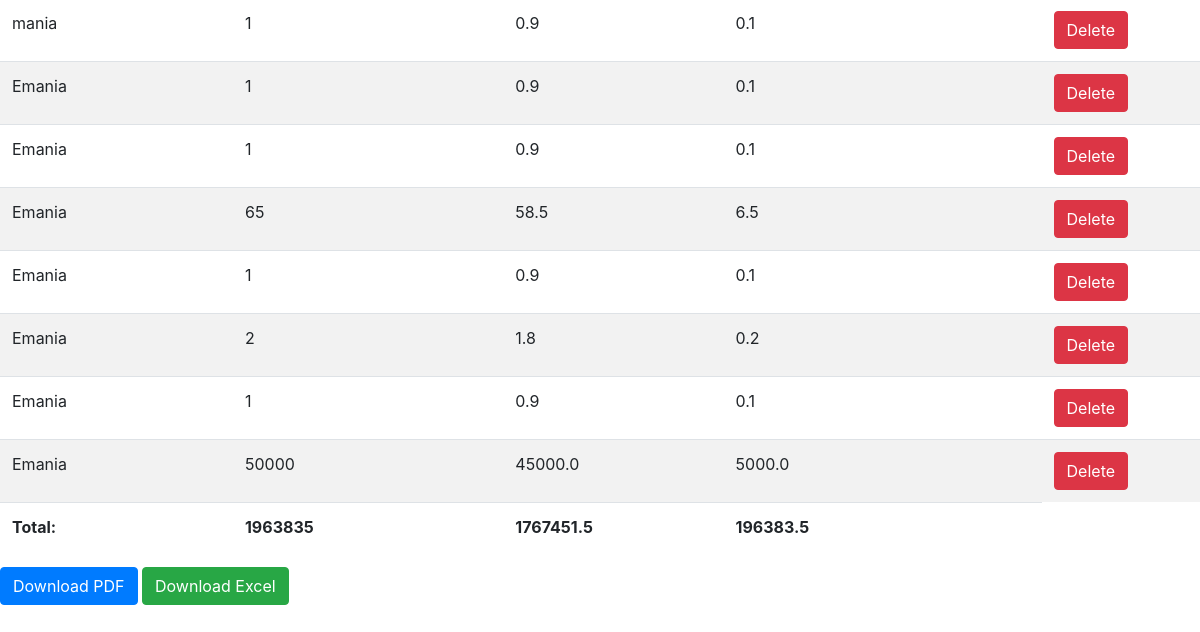
/reports/transaction_list/ (lower part), run on an earlier commit of the app's database.
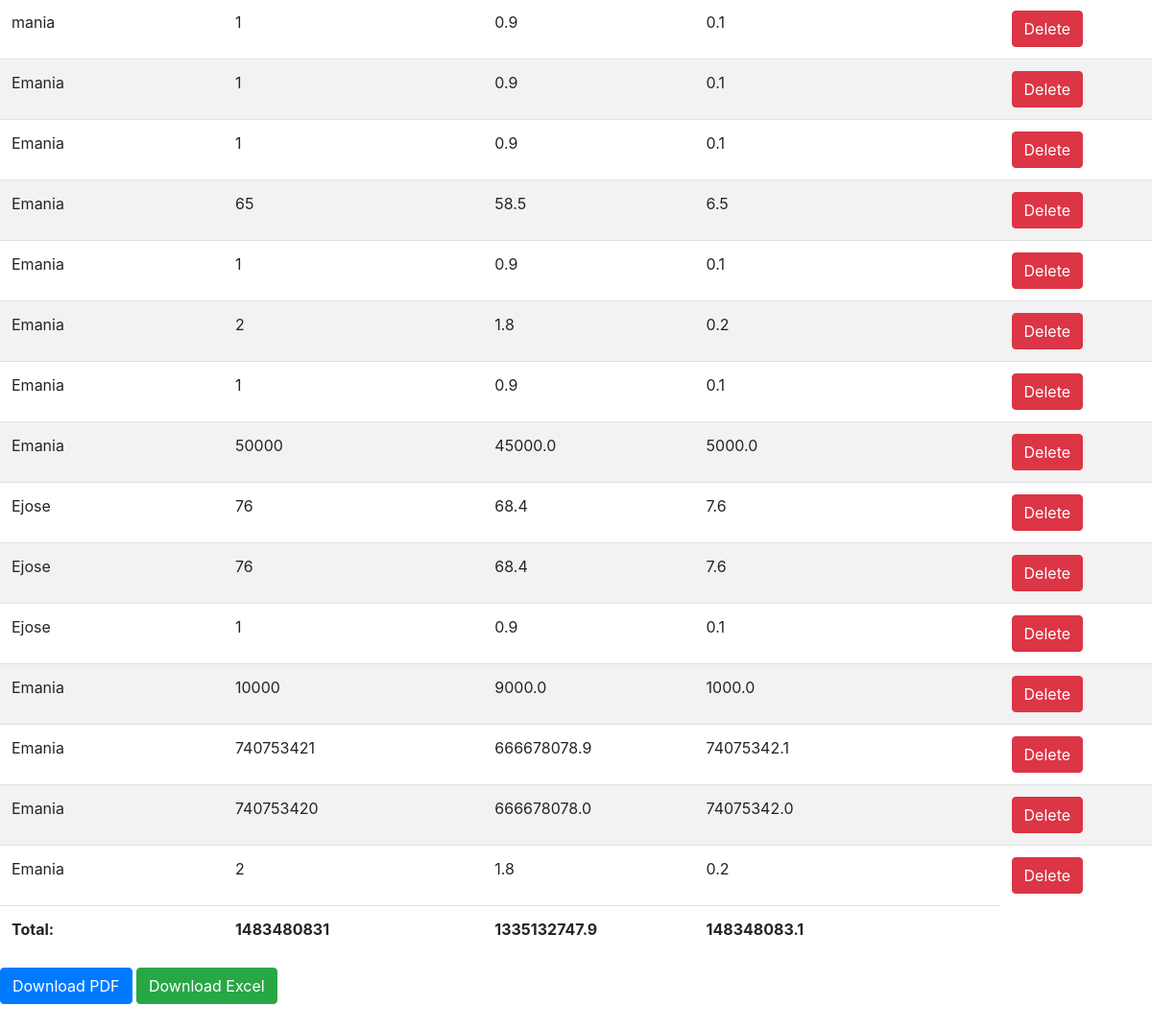
And on a later commit of the database.
### payment/models.py (models this page shows, shortened)
class Payment(models.Model):
    PAYMENT_STATUS_CHOICES = [
        ('pending', 'Pending'),
        ('success', 'Success'),
        ('failure', 'Failure'),
    ]
    user = models.ForeignKey(User, on_delete=models.CASCADE)
    phone_number = models.PositiveIntegerField()
    amount = models.IntegerField()
    timestamp = models.DateTimeField(auto_now_add=True)
    status = models.CharField(
        max_length=10, choices=PAYMENT_STATUS_CHOICES, default='pending')
    description = models.TextField()

### AdminReports/views.py (the view)
# urls.py: path('transaction_list/', views.transaction_list, name='transaction_list'),
def transaction_list(request):
    payments = Payment.objects.all()
    total_amount = payments.aggregate(Sum('amount'))['amount__sum']
    total_commission = round(total_amount * 0.1, 2)
    total_salary = round(total_amount*0.9, 2)
    for payment in payments:
        payment.company_commission = round(payment.amount * 0.1, 2)
        payment.salary = round(payment.amount - payment.company_commission, 2)
    context = {
        'payments': payments,
        'total_amount': total_amount,
        'total_commission': total_commission,
        'total_salary': total_salary
    }
    return render(request, 'admin/transaction_list.html', context)

### AdminReports/templates/admin/transaction_list.html (shortened to what this page needs)
  {% extends 'admin/baseadmin.html' %}
{% block content %}
                <div class="app-main__outer">
<div class="app-main__inner">
  <table class="table table-striped table-hover">
    <tbody>
      {% for payment in payments %}
      <tr>
        <td>{{ payment.user.username }}</td>
        <td>{{ payment.amount }}</td>
        <td>{{ payment.salary }}</td>
        <td>{{ payment.company_commission }}</td>
        <td><a href="{% url 'delete_transaction' payment.id %}" class="btn btn-danger">Delete</a></td>
      </tr>
      {% endfor %}
    </tbody>
    <tfoot>
      <tr>
        <td><strong>Total:</strong></td>
        <td><strong>{{ total_amount }}</strong></td>
        <td><strong>{{ total_salary }}</strong></td>
        <td><strong>{{ total_commission }}</strong></td>
      </tr>
    </tfoot>
  </table>
<a href="{% url 'generate_transaction_pdf' %}" class="btn btn-primary">Download PDF</a>
<a href="{% url 'export-excel' %}" class="btn btn-success">Download Excel</a>
</div>
</div>
{% endblock content %}

What changed in the data, as far as the page shows it:
added Payment: user.username "Ejose", amount "76", salary "68.4", company_commission "7.6"
added Payment: user.username "Ejose", amount "76", salary "68.4", company_commission "7.6"
added Payment: user.username "Ejose", amount "1", salary "0.9", company_commission "0.1"
added Payment: user.username "Emania", amount "10000", salary "9000.0", company_commission "1000.0"
added Payment: user.username "Emania", amount "740753421", salary "666678078.9", company_commission "74075342.1"
added Payment: user.username "Emania", amount "740753420", salary "666678078.0", company_commission "74075342.0"
added Payment: user.username "Emania", amount "2", salary "1.8", company_commission "0.2"
Also different on the page:
{{ total_amount }}: "1963835" → "1483480831"
{{ total_salary }}: "1767451.5" → "1335132747.9"
{{ total_commission }}: "196383.5" → "148348083.1"
